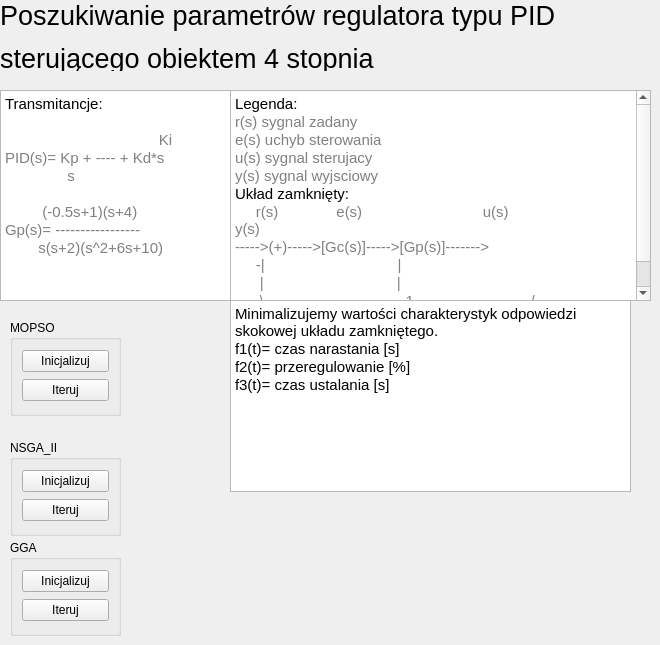
    <widget class="QWidget" name="tab_20">
     <attribute name="title">
      <string>PID</string>
     </attribute>
     <widget class="QGroupBox" name="groupBox">
      <property name="geometry">
       <rect>
        <x>10</x>
        <y>320</y>
        <width>111</width>
        <height>96</height>
       </rect>
      </property>
      <property name="title">
       <string>MOPSO</string>
      </property>
      <layout class="QVBoxLayout" name="verticalLayout_2">
       <item>
        <widget class="QPushButton" name="bInicjalizujMOPSO_PID">
         <property name="text">
          <string>Inicjalizuj</string>
         </property>
        </widget>
       </item>
       <item>
        <widget class="QPushButton" name="pushButton">
         <property name="text">
          <string>Iteruj</string>
         </property>
        </widget>
       </item>
      </layout>
     </widget>
     <widget class="QGroupBox" name="groupBox_2">
      <property name="geometry">
       <rect>
        <x>10</x>
        <y>440</y>
        <width>111</width>
        <height>96</height>
       </rect>
      </property>
      <property name="title">
       <string>NSGA_II</string>
      </property>
      <layout class="QVBoxLayout" name="verticalLayout">
       <item>
        <widget class="QPushButton" name="bInicjalizujNSGA_II_PID">
         <property name="text">
          <string>Inicjalizuj</string>
         </property>
        </widget>
       </item>
       <item>
        <widget class="QPushButton" name="pushButton_3">
         <property name="text">
          <string>Iteruj</string>
         </property>
        </widget>
       </item>
      </layout>
     </widget>
     <widget class="QGroupBox" name="groupBox_3">
      <property name="geometry">
       <rect>
        <x>10</x>
        <y>540</y>
        <width>111</width>
        <height>96</height>
       </rect>
      </property>
      <property name="title">
       <string>GGA</string>
      </property>
      <layout class="QVBoxLayout" name="verticalLayout_3">
       <item>
        <widget class="QPushButton" name="bInicjalizujGGA_PID">
         <property name="text">
          <string>Inicjalizuj</string>
         </property>
        </widget>
       </item>
       <item>
        <widget class="QPushButton" name="pushButton_2">
         <property name="text">
          <string>Iteruj</string>
         </property>
        </widget>
       </item>
      </layout>
     </widget>
     <widget class="QLabel" name="label_35">
      <property name="geometry">
       <rect>
        <x>0</x>
        <y>0</y>
        <width>581</width>
        <height>71</height>
       </rect>
      </property>
      <property name="font">
       <font>
        <pointsize>20</pointsize>
       </font>
      </property>
      <property name="text">
       <string>&lt;html&gt;&lt;head/&gt;&lt;body&gt;&lt;p&gt;Poszukiwanie parametrów regulatora typu PID &lt;/p&gt;&lt;p&gt;sterującego obiektem 4 stopnia&lt;/p&gt;&lt;/body&gt;&lt;/html&gt;</string>
      </property>
     </widget>
     <widget class="QTextBrowser" name="textBrowser">
      <property name="geometry">
       <rect>
        <x>0</x>
        <y>90</y>
        <width>231</width>
        <height>211</height>
       </rect>
      </property>
      <property name="html">
       <string>&lt;!DOCTYPE HTML PUBLIC &quot;-//W3C//DTD HTML 4.0//EN&quot; &quot;http://www.w3.org/TR/REC-html40/strict.dtd&quot;&gt;
&lt;html&gt;&lt;head&gt;&lt;meta name=&quot;qrichtext&quot; content=&quot;1&quot; /&gt;&lt;style type=&quot;text/css&quot;&gt;
p, li { white-space: pre-wrap; }
&lt;/style&gt;&lt;/head&gt;&lt;body style=&quot; font-family:'Ubuntu'; font-size:11pt; font-weight:400; font-style:normal;&quot;&gt;
&lt;p style=&quot; margin-top:0px; margin-bottom:0px; margin-left:0px; margin-right:0px; -qt-block-indent:0; text-indent:0px;&quot;&gt;Transmitancje:&lt;/p&gt;
&lt;p style=&quot;-qt-paragraph-type:empty; margin-top:0px; margin-bottom:0px; margin-left:0px; margin-right:0px; -qt-block-indent:0; text-indent:0px; color:#3e3d32;&quot;&gt;&lt;br /&gt;&lt;/p&gt;
&lt;p style=&quot; margin-top:0px; margin-bottom:0px; margin-left:0px; margin-right:0px; -qt-block-indent:0; text-indent:0px;&quot;&gt;&lt;span style=&quot; color:#3e3d32;&quot;&gt;                                     &lt;/span&gt;&lt;span style=&quot; color:#808080;&quot;&gt;Ki&lt;/span&gt;&lt;/p&gt;
&lt;p style=&quot; margin-top:0px; margin-bottom:0px; margin-left:0px; margin-right:0px; -qt-block-indent:0; text-indent:0px;&quot;&gt;&lt;span style=&quot; font-family:'Courier New,courier'; color:#808080;&quot;&gt;PID(s)=&lt;/span&gt;&lt;span style=&quot; font-family:'Courier New,courier'; color:#3e3d32;&quot;&gt; &lt;/span&gt;&lt;span style=&quot; font-family:'Courier New,courier'; color:#808080;&quot;&gt;Kp&lt;/span&gt;&lt;span style=&quot; font-family:'Courier New,courier'; color:#3e3d32;&quot;&gt; &lt;/span&gt;&lt;span style=&quot; font-family:'Courier New,courier'; color:#808080;&quot;&gt;+&lt;/span&gt;&lt;span style=&quot; font-family:'Courier New,courier'; color:#3e3d32;&quot;&gt; &lt;/span&gt;&lt;span style=&quot; font-family:'Courier New,courier'; color:#808080;&quot;&gt;----&lt;/span&gt;&lt;span style=&quot; font-family:'Courier New,courier'; color:#3e3d32;&quot;&gt; &lt;/span&gt;&lt;span style=&quot; font-family:'Courier New,courier'; color:#808080;&quot;&gt;+&lt;/span&gt;&lt;span style=&quot; font-family:'Courier New,courier'; color:#3e3d32;&quot;&gt; &lt;/span&gt;&lt;span style=&quot; font-family:'Courier New,courier'; color:#808080;&quot;&gt;Kd*s&lt;/span&gt;&lt;/p&gt;
&lt;p style=&quot; margin-top:0px; margin-bottom:0px; margin-left:0px; margin-right:0px; -qt-block-indent:0; text-indent:0px;&quot;&gt;&lt;span style=&quot; font-family:'Courier New,courier'; color:#3e3d32;&quot;&gt;               &lt;/span&gt;&lt;span style=&quot; font-family:'Courier New,courier'; color:#808080;&quot;&gt;s&lt;/span&gt;&lt;/p&gt;
&lt;p style=&quot;-qt-paragraph-type:empty; margin-top:0px; margin-bottom:0px; margin-left:0px; margin-right:0px; -qt-block-indent:0; text-indent:0px; font-family:'Courier New,courier';&quot;&gt;&lt;br /&gt;&lt;/p&gt;
&lt;p style=&quot; margin-top:0px; margin-bottom:0px; margin-left:0px; margin-right:0px; -qt-block-indent:0; text-indent:0px;&quot;&gt;&lt;span style=&quot; font-family:'Courier New,courier'; color:#3e3d32;&quot;&gt;         &lt;/span&gt;&lt;span style=&quot; font-family:'Courier New,courier'; color:#808080;&quot;&gt;(-0.5s+1)(s+4)&lt;/span&gt;&lt;/p&gt;
&lt;p style=&quot; margin-top:0px; margin-bottom:0px; margin-left:0px; margin-right:0px; -qt-block-indent:0; text-indent:0px;&quot;&gt;&lt;span style=&quot; font-family:'Courier New,courier'; color:#808080;&quot;&gt;Gp(s)=&lt;/span&gt;&lt;span style=&quot; font-family:'Courier New,courier'; color:#3e3d32;&quot;&gt; &lt;/span&gt;&lt;span style=&quot; font-family:'Courier New,courier'; color:#808080;&quot;&gt;-----------------&lt;/span&gt;&lt;/p&gt;
&lt;p style=&quot; margin-top:0px; margin-bottom:0px; margin-left:0px; margin-right:0px; -qt-block-indent:0; text-indent:0px;&quot;&gt;&lt;span style=&quot; font-family:'Courier New,courier'; color:#3e3d32;&quot;&gt;        &lt;/span&gt;&lt;span style=&quot; font-family:'Courier New,courier'; color:#808080;&quot;&gt;s(s+2)(s^2+6s+10)&lt;/span&gt;&lt;/p&gt;&lt;/body&gt;&lt;/html&gt;</string>
      </property>
     </widget>
     <widget class="QTextBrowser" name="textBrowser_2">
      <property name="geometry">
       <rect>
        <x>230</x>
        <y>90</y>
        <width>421</width>
        <height>211</height>
       </rect>
      </property>
      <property name="html">
       <string>&lt;!DOCTYPE HTML PUBLIC &quot;-//W3C//DTD HTML 4.0//EN&quot; &quot;http://www.w3.org/TR/REC-html40/strict.dtd&quot;&gt;
&lt;html&gt;&lt;head&gt;&lt;meta name=&quot;qrichtext&quot; content=&quot;1&quot; /&gt;&lt;style type=&quot;text/css&quot;&gt;
p, li { white-space: pre-wrap; }
&lt;/style&gt;&lt;/head&gt;&lt;body style=&quot; font-family:'Ubuntu'; font-size:11pt; font-weight:400; font-style:normal;&quot;&gt;
&lt;p style=&quot; margin-top:0px; margin-bottom:0px; margin-left:0px; margin-right:0px; -qt-block-indent:0; text-indent:0px;&quot;&gt;Legenda:&lt;/p&gt;
&lt;p style=&quot; margin-top:0px; margin-bottom:0px; margin-left:0px; margin-right:0px; -qt-block-indent:0; text-indent:0px;&quot;&gt;&lt;span style=&quot; color:#808080;&quot;&gt;r(s)&lt;/span&gt;&lt;span style=&quot; color:#3e3d32;&quot;&gt; &lt;/span&gt;&lt;span style=&quot; color:#808080;&quot;&gt;sygnal&lt;/span&gt;&lt;span style=&quot; color:#3e3d32;&quot;&gt; &lt;/span&gt;&lt;span style=&quot; color:#808080;&quot;&gt;zadany&lt;/span&gt;&lt;/p&gt;
&lt;p style=&quot; margin-top:0px; margin-bottom:0px; margin-left:0px; margin-right:0px; -qt-block-indent:0; text-indent:0px;&quot;&gt;&lt;span style=&quot; font-family:'Courier New,courier'; color:#808080;&quot;&gt;e(s)&lt;/span&gt;&lt;span style=&quot; font-family:'Courier New,courier'; color:#3e3d32;&quot;&gt; &lt;/span&gt;&lt;span style=&quot; font-family:'Courier New,courier'; color:#808080;&quot;&gt;uchyb&lt;/span&gt;&lt;span style=&quot; font-family:'Courier New,courier'; color:#3e3d32;&quot;&gt; &lt;/span&gt;&lt;span style=&quot; font-family:'Courier New,courier'; color:#808080;&quot;&gt;sterowania&lt;/span&gt;&lt;/p&gt;
&lt;p style=&quot; margin-top:0px; margin-bottom:0px; margin-left:0px; margin-right:0px; -qt-block-indent:0; text-indent:0px;&quot;&gt;&lt;span style=&quot; font-family:'Courier New,courier'; color:#808080;&quot;&gt;u(s)&lt;/span&gt;&lt;span style=&quot; font-family:'Courier New,courier'; color:#3e3d32;&quot;&gt; &lt;/span&gt;&lt;span style=&quot; font-family:'Courier New,courier'; color:#808080;&quot;&gt;sygnal&lt;/span&gt;&lt;span style=&quot; font-family:'Courier New,courier'; color:#3e3d32;&quot;&gt; &lt;/span&gt;&lt;span style=&quot; font-family:'Courier New,courier'; color:#808080;&quot;&gt;sterujacy&lt;/span&gt;&lt;/p&gt;
&lt;p style=&quot; margin-top:0px; margin-bottom:0px; margin-left:0px; margin-right:0px; -qt-block-indent:0; text-indent:0px;&quot;&gt;&lt;span style=&quot; font-family:'Courier New,courier'; color:#808080;&quot;&gt;y(s)&lt;/span&gt;&lt;span style=&quot; font-family:'Courier New,courier'; color:#3e3d32;&quot;&gt; &lt;/span&gt;&lt;span style=&quot; font-family:'Courier New,courier'; color:#808080;&quot;&gt;sygnal&lt;/span&gt;&lt;span style=&quot; font-family:'Courier New,courier'; color:#3e3d32;&quot;&gt; &lt;/span&gt;&lt;span style=&quot; font-family:'Courier New,courier'; color:#808080;&quot;&gt;wyjsciowy&lt;/span&gt;&lt;/p&gt;
&lt;p style=&quot; margin-top:0px; margin-bottom:0px; margin-left:0px; margin-right:0px; -qt-block-indent:0; text-indent:0px;&quot;&gt;&lt;span style=&quot; font-family:'Courier New,courier'; color:#000000;&quot;&gt;Układ zamknięty:&lt;/span&gt;&lt;/p&gt;
&lt;p style=&quot; margin-top:0px; margin-bottom:0px; margin-left:0px; margin-right:0px; -qt-block-indent:0; text-indent:0px;&quot;&gt;&lt;span style=&quot; color:#3e3d32;&quot;&gt;     &lt;/span&gt;&lt;span style=&quot; color:#808080;&quot;&gt;r(s)&lt;/span&gt;&lt;span style=&quot; color:#3e3d32;&quot;&gt;              &lt;/span&gt;&lt;span style=&quot; color:#808080;&quot;&gt;e(s)&lt;/span&gt;&lt;span style=&quot; color:#3e3d32;&quot;&gt;                             &lt;/span&gt;&lt;span style=&quot; color:#808080;&quot;&gt;u(s)&lt;/span&gt;&lt;span style=&quot; color:#3e3d32;&quot;&gt;                                  &lt;/span&gt;&lt;span style=&quot; color:#808080;&quot;&gt;y(s)&lt;/span&gt;&lt;/p&gt;
&lt;p style=&quot; margin-top:0px; margin-bottom:0px; margin-left:0px; margin-right:0px; -qt-block-indent:0; text-indent:0px;&quot;&gt;&lt;span style=&quot; font-family:'Courier New,courier'; color:#808080;&quot;&gt;-----&amp;gt;(+)-----&amp;gt;[Gc(s)]-----&amp;gt;[Gp(s)]-------&amp;gt;&lt;/span&gt;&lt;/p&gt;
&lt;p style=&quot; margin-top:0px; margin-bottom:0px; margin-left:0px; margin-right:0px; -qt-block-indent:0; text-indent:0px;&quot;&gt;&lt;span style=&quot; font-family:'Courier New,courier'; color:#3e3d32;&quot;&gt;     &lt;/span&gt;&lt;span style=&quot; font-family:'Courier New,courier'; color:#808080;&quot;&gt;-|&lt;/span&gt;&lt;span style=&quot; font-family:'Courier New,courier'; color:#3e3d32;&quot;&gt;                                &lt;/span&gt;&lt;span style=&quot; font-family:'Courier New,courier'; color:#808080;&quot;&gt;|&lt;/span&gt;&lt;/p&gt;
&lt;p style=&quot; margin-top:0px; margin-bottom:0px; margin-left:0px; margin-right:0px; -qt-block-indent:0; text-indent:0px;&quot;&gt;&lt;span style=&quot; font-family:'Courier New,courier'; color:#3e3d32;&quot;&gt;      &lt;/span&gt;&lt;span style=&quot; font-family:'Courier New,courier'; color:#808080;&quot;&gt;|&lt;/span&gt;&lt;span style=&quot; font-family:'Courier New,courier'; color:#3e3d32;&quot;&gt;                                &lt;/span&gt;&lt;span style=&quot; font-family:'Courier New,courier'; color:#808080;&quot;&gt;|&lt;/span&gt;&lt;/p&gt;
&lt;p style=&quot; margin-top:0px; margin-bottom:0px; margin-left:0px; margin-right:0px; -qt-block-indent:0; text-indent:0px;&quot;&gt;&lt;span style=&quot; font-family:'Courier New,courier'; color:#3e3d32;&quot;&gt;      &lt;/span&gt;&lt;span style=&quot; font-family:'Courier New,courier'; color:#808080;&quot;&gt;\_________________1______________/&lt;/span&gt;&lt;/p&gt;
&lt;p style=&quot;-qt-paragraph-type:empty; margin-top:0px; margin-bottom:0px; margin-left:0px; margin-right:0px; -qt-block-indent:0; text-indent:0px;&quot;&gt;&lt;br /&gt;&lt;/p&gt;&lt;/body&gt;&lt;/html&gt;</string>
      </property>
     </widget>
     <widget class="QTextBrowser" name="textBrowser_3">
      <property name="geometry">
       <rect>
        <x>230</x>
        <y>300</y>
        <width>401</width>
        <height>192</height>
       </rect>
      </property>
      <property name="html">
       <string>&lt;!DOCTYPE HTML PUBLIC &quot;-//W3C//DTD HTML 4.0//EN&quot; &quot;http://www.w3.org/TR/REC-html40/strict.dtd&quot;&gt;
&lt;html&gt;&lt;head&gt;&lt;meta name=&quot;qrichtext&quot; content=&quot;1&quot; /&gt;&lt;style type=&quot;text/css&quot;&gt;
p, li { white-space: pre-wrap; }
&lt;/style&gt;&lt;/head&gt;&lt;body style=&quot; font-family:'Ubuntu'; font-size:11pt; font-weight:400; font-style:normal;&quot;&gt;
&lt;p style=&quot; margin-top:0px; margin-bottom:0px; margin-left:0px; margin-right:0px; -qt-block-indent:0; text-indent:0px;&quot;&gt;Minimalizujemy wartości charakterystyk odpowiedzi skokowej układu zamkniętego. &lt;/p&gt;
&lt;p style=&quot; margin-top:0px; margin-bottom:0px; margin-left:0px; margin-right:0px; -qt-block-indent:0; text-indent:0px;&quot;&gt;f1(t)= czas narastania [s]&lt;/p&gt;
&lt;p style=&quot; margin-top:0px; margin-bottom:0px; margin-left:0px; margin-right:0px; -qt-block-indent:0; text-indent:0px;&quot;&gt;f2(t)= przeregulowanie [%]&lt;/p&gt;
&lt;p style=&quot; margin-top:0px; margin-bottom:0px; margin-left:0px; margin-right:0px; -qt-block-indent:0; text-indent:0px;&quot;&gt;f3(t)= czas ustalania [s]&lt;/p&gt;&lt;/body&gt;&lt;/html&gt;</string>
      </property>
     </widget>
    </widget>
